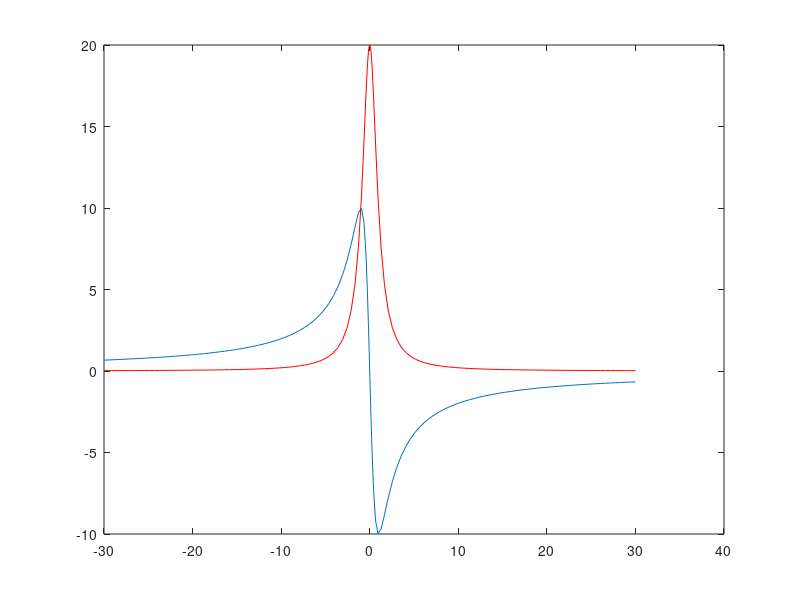
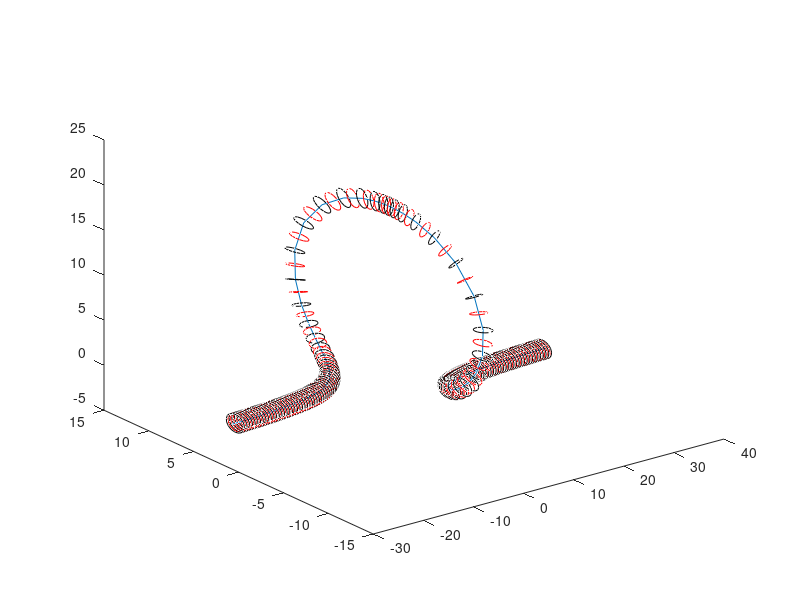

MATLAB code for these plots, in order:
%% 3d print prepaparation
clear all
radius=1;
start_end_pt=30;%from - to +...
amplit=20;
sides=16;
list=[1:sides ];
list2=1+mod(list,sides);


x=-start_end_pt:0.005:start_end_pt;
comp=1./(1+1i*x);
z=amplit*real(comp);
y=amplit*imag(comp);




xx=x(1:end-1)-x(2:end);
yy=y(1:end-1)-y(2:end);
zz=z(1:end-1)-z(2:end);
speed=sqrt(zz.*zz+yy.*yy+xx.*xx);
%speed=sqrt(zz.*zz+yy.*yy);
%speed=speed./abs(xx);
%inc=abs(xx)./speed;
inc=1./speed;
tot=sum(sum(inc));
inc=inc/tot;%zero to 1
sii=size(inc,2);
%inc=inc*sii/(sii-2);
%x=2*start_end_pt*inc-start_end_pt;
x(1,1)=-start_end_pt;
for lo=2:size(x,2)
    x(1,lo)=x(1,lo-1)+inc(1,lo-1)*(2*start_end_pt);
end
x=x(1:100:end)
comp=1./(1+1i*x);

z=amplit*real(comp);
y=amplit*imag(comp);
%% here plot x y z
box_boudaries=[min(x) max(x);min(y) max(y);min(z) max(z)];
gen_min=min(box_boudaries(:,1));
gen_max=max(box_boudaries(:,2));
inc_distance=(gen_max-gen_min)/100;
figure(1);clf
plot(x,y)
hold on
plot(x,z,'r-');
xyz=[x; y; z];
figure(2);clf;
plot3(x,y,z);hold on
f_id = fopen('./nmr_signal.obj','w');
fprintf(f_id,'v %.6f %.6f %.6f\n',xyz(:,1));
count=0;
for loop=2:1:size(x,2)-1
    
    v1=xyz(:,loop)-xyz(:,loop-1);
    v2=xyz(:,loop+1)-xyz(:,loop);
    v1=v1/norm(v1);
    v2=v2/norm(v2);
    d1=cross(v1,v2);
    d1=d1/norm(d1);
    %  d2=cross((v1+v2)/2,d1);
    d2=cross(v1,d1);
    d2=d2/norm(d2);
    sq2=sqrt(2)/2;
    ser1=[sq2 1  sq2  0 -sq2 -1 -sq2 0]'*d1';
    ser1=[sin(0:(pi*2)/sides:2*pi-(pi*2)/sides)]'*d1';
    ser2=[cos(0:(pi*2)/sides:2*pi-(pi*2)/sides)]'*d2';
    
    % ser2=[sq2 0 -sq2 -1 -sq2  0  sq2 1]'*d2';
    sert=ser1+ser2;
    sert=sert*radius;
    for l123=1:size(sert,1)
        colm='k-';
        
        if l123==1 colm='b-';end
        if l123==2 colm='r-';end
        if l123==3 colm='g-';end
        %  plot3(xyz(1,loop)+[0 sert(l123,1)],xyz(2,loop)+[0 sert(l123,2)],xyz(3,loop)+[0 sert(l123,3)],colm)
        cur8(:,l123)=[xyz(1,loop)+ sert(l123,1);xyz(2,loop)+ sert(l123,2);xyz(3,loop)+ sert(l123,3)];
    end
    %  plot3(xyz(1,loop)+[ sert(:,1)],xyz(2,loop)+[ sert(:,2)],xyz(3,loop)+[ sert(:,3)],colm)
    plot3(cur8(1,:),cur8(2,:),cur8(3,:),colm)
    
    
    if loop>2 && loop<=(size(x,2)-1)
        interm=cur8(:,list)*0.5+0.5*(cur8a(:,list2));
        %   plot3(interm(1,loop)+[0 sert(l123,1)],interm(2,loop)+[0 sert(l123,2)],interm(3,loop)+[0 sert(l123,3)],colm)
        colm='r-';
        
        plot3(interm(1,:),interm(2,:),interm(3,:),colm)
        fprintf(f_id,'v %.6f %.6f %.6f\n',interm);count=count+1;
        
    end
    fprintf(f_id,'v %.6f %.6f %.6f\n',cur8);count=count+1;
    
    disp('');
    drawnow
    
    cur8a=cur8;
end
si=size(x,2);

fprintf(f_id,'v %.6f %.6f %.6f\n',xyz(:,end));
counter=1;
fprintf(f_id,'\n');
%first
for lo=1:sides
    fprintf(f_id,'f %d %d %d\n',1,list(1,lo)+1,list2(1,lo)+1);
end
for lo2=0:si-4
    for lo=1:sides
        addme=1+(2*sides)*lo2;
        fprintf(f_id,'f %d %d %d\n',list(1,lo)+addme,sides+list(1,lo)+addme,list2(1,lo)+addme);
    end
    for lo=1:sides
        addme=1+(2*sides)*lo2;
        fprintf(f_id,'f %d %d %d\n',sides+list(1,lo)+addme,sides+list2(1,lo)+addme,list2(1,lo)+addme);
    end
     for lo=1:sides
        addme=1+(2*sides)*lo2+sides;
        fprintf(f_id,'f %d %d %d\n',list2(1,lo)+addme,list(1,lo)+addme,sides+list2(1,lo)+addme);
    end
    for lo=1:sides
        addme=1+(2*sides)*lo2+sides;
        fprintf(f_id,'f %d %d %d\n',sides+list2(1,lo)+addme,list(1,lo)+addme,sides+list(1,lo)+addme);
    end
end
%last
for lo=1:sides
   fprintf(f_id,'f %d %d %d\n',(2*si-5)*sides+2,list2(1,lo)+1+(2*si-6)*sides,list(1,lo)+1+(2*si-6)*sides);
end
fclose(f_id);

